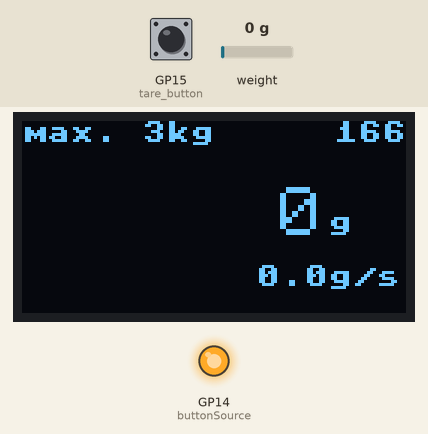
The program below on a simulated Raspberry Pi Pico running MicroPython. Parts: 128×64 one-colour display, output pins drawn as LEDs (lit = HIGH). The inputs (shaded band) are chosen by the test bench; at power-on: GP15 (tare_button) LOW, weight on the scale 0 g. Library files of the repository ran but are not shown: ssd1306.py, hx711.py; pins used as bus, display or sensor lines are not drawn; what the program prints to the serial console is not drawn.

Above: at 2.8 s.
2.9 s: GP15 (tare_button) pulled HIGH for 0.15 s
At 4.0 s:
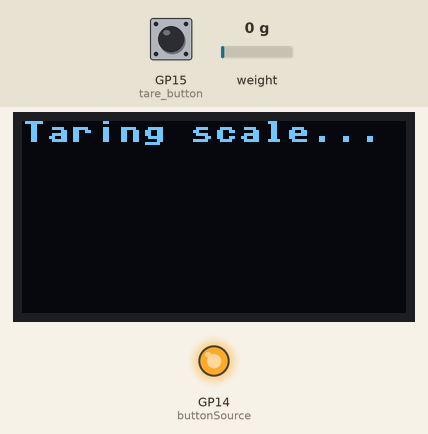
5.8 s: weight on the scale set to 100 g
At 7.6 s:
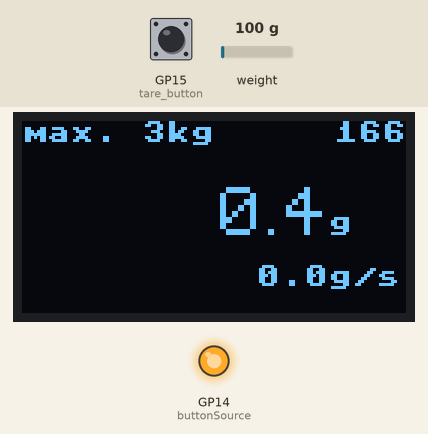
8.2 s: GP15 (tare_button) pulled HIGH for 1 s
At 9.82 s:
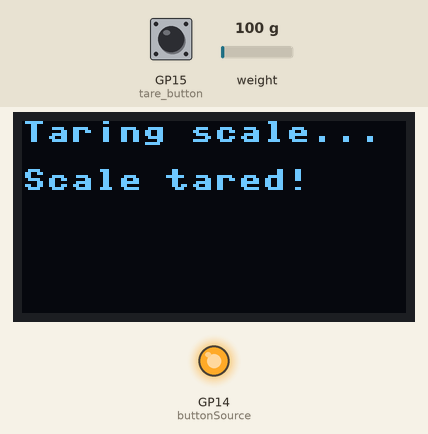
12.1 s: weight on the scale set to 1250 g
At 14.3 s:
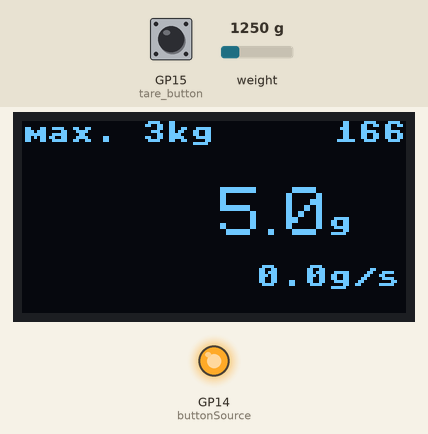
14.5 s: weight on the scale set to 4900 g
At 16.8 s:
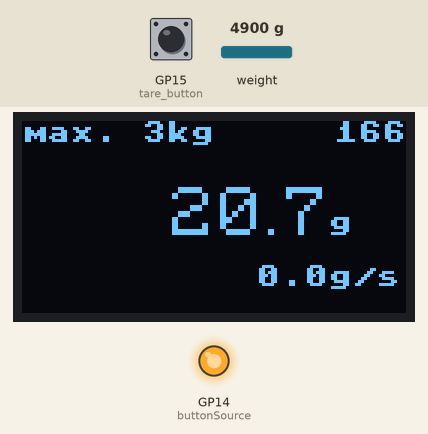
Timing chart, 0 to 17.9 s (numbered marks = the images above; inputs shaded):
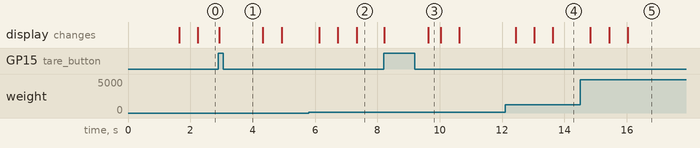

Measured:
- after the input at 2.9 s, the display: changes at once (image 1)
- after the input at 5.8 s, the display: first changes after 0.33 s (image 2 shows a later state)
- after the input at 8.2 s, the display: first changes at once (image 3 shows a later state)
- after the input at 12.1 s, the display: first changes after 0.33 s (image 4 shows a later state)
- after the input at 14.5 s, the display: first changes after 0.33 s (image 5 shows a later state)
- what the display in image 3 shows lasts 0.4 s, from 9.6 s to 10.0 s

The program:

main.py
```python
from machine import Pin, SoftI2C, ADC
import ssd1306
import random
from time import *
from hx711 import HX711
import sys

# OLED init
i2c = SoftI2C(scl=Pin(17), sda=Pin(16))
oled_width = 128
oled_height = 64
oled = ssd1306.SSD1306_I2C(oled_width, oled_height, i2c)
oled.fill(0)

# VSYS ADC init
adcpin = machine.Pin(29, machine.Pin.IN)
vsys = machine.ADC(29)
conversionFactor = 3 * (3.3/65535)
batteryVoltage = round(vsys.read_u16() * conversionFactor, 1)

# Check if battery is below 3V. It's not really empty but too empty to run the Pico
if batteryVoltage < 3:
    oled.text("BATTERY EMPTY.", 10, 20)
    oled.text("PLEASE RECHARGE.", 0, 36)
    oled.show()
    sys.exit()

# HX711 init
hxClock = 19
hxData = 18
hx = HX711(18, 19, 128) # Data Pin, Clock Pin, Gain

knownWeight = 30 # in g
rawKnownWeight = 20830 # raw value of known weight
scaleFactor = rawKnownWeight / knownWeight

hx.tare()
oled.text("Taring scale...", 0, 0)
oled.show()

hx.set_scale(scaleFactor)
weightTreshold = 0.2 # dead zone for the scale so it's stable at 0g

oled.text("Scale tared!", 0, 16)
oled.show()

#tare button init
last_interrupt_time = 0
debounce_time = 2000 # time before another button press is recognized, in ms
buttonSource= Pin(14, mode=Pin.OUT, value=1) # high GPIO pin next to the button GPIO. Was easier to wire for me, can be any 3.3V source

def tare_button_pressed(pin):
    global last_interrupt_time
    current_time_tare = ticks_ms() # start timer

    if current_time_tare - last_interrupt_time > debounce_time: # if timer is longer than 2s
        last_interrupt_time = current_time_tare

        oled.fill(0)
        oled.text("Taring scale...", 0, 0)
        oled.show()

        hx.tare()

        oled.text("Scale tared!", 0, 16)
        oled.show()
        oled.fill(0)

tare_button = Pin(15, Pin.IN, Pin.PULL_DOWN)
tare_button.irq(trigger=Pin.IRQ_RISING, handler=tare_button_pressed)

# Flowrate calculation
class Flowrate:
    def __init__(self):
        self.previous_weight = 0.0
        self.previous_time = ticks_ms()

    def calculate_rate(self, current_weight):
        current_time = ticks_ms()
        elapsed_time = ticks_diff(current_time, self.previous_time) / 1000.0  # Convert ms to seconds

        if elapsed_time == 0:
            return 0  # Avoid division by zero

        weight_difference = current_weight - self.previous_weight
        rate = round(weight_difference / elapsed_time, 1)  # grams per second

        # Update previous values
        self.previous_weight = current_weight
        self.previous_time = current_time

        return rate

flowrate = Flowrate()

while True:
    oled.fill(0) # reset OLED to blank

    batteryVoltage = round(vsys.read_u16() * conversionFactor, 1) # get battery voltage

    weight = hx.get_units(times=6) # get weight, times value is how many values are averaged
    roundedWeight = round(weight, 1)

    if -weightTreshold < weight < weightTreshold: # dead zone around 0g
        finalWeight = 0
    else:
        finalWeight = roundedWeight

    rate = flowrate.calculate_rate(finalWeight) # get flowrate

    # right aligns weight text on the OLED. Depending on digit count, text distance from the left screen edge decreases
    if finalWeight == 0:
        weightSpacing = 68
    elif 0 < abs(finalWeight) < 10:
        weightSpacing = 48
    elif 10 <= abs(finalWeight) < 100:
        weightSpacing = 32
    elif 100 <= abs(finalWeight) < 1000:
        weightSpacing = 16
    elif 1000 <= abs(finalWeight) <= 3000:
        weightSpacing = 0
    elif abs(finalWeight) > 3000:
        weightSpacing = 32

    # right alignment for pos or neg values
    if finalWeight >= 0:
        wSpacing = weightSpacing + 16
    elif finalWeight < 0:
        wSpacing = weightSpacing

    # right alignment for flow rate, same principle as weight but lower spacings because the text is smaller
    if 0 <= abs(rate) < 10:
        rateSpacing = 70
    elif 10 <= abs(rate) < 100:
        rateSpacing = 62
    elif 100 <= abs(rate) < 1000:
        rateSpacing = 54
    elif 1000 <= abs(rate) <= 3000:
        rateSpacing = 46

    if rate >= 0:
        rSpacing = rateSpacing + 8
    elif rate < 0:
        rSpacing = rateSpacing

    # error if weight is above 3kg, which is max for my load cell
    if finalWeight > 3000:
        displayWeight = "MAX"
    else:
        displayWeight = str(finalWeight)
        oled.text("g", 102, 30)
        oled.text(str(rate) + "g/s", rSpacing, 48)

    oled.text_scaled_16x16(displayWeight, wSpacing, 22) # larger text for weight
    oled.text("max. 3kg", 0, 0)

    batteryPercentage = ((batteryVoltage -3)/(4.2 - 3)) * 100 # calculate battery percentage with 4.2V max and 3V min
    displayBattery = str(int(batteryPercentage)) + "%"
    oled.text(displayBattery, 104, 0)

    oled.show()
    sleep(0.1)
```
